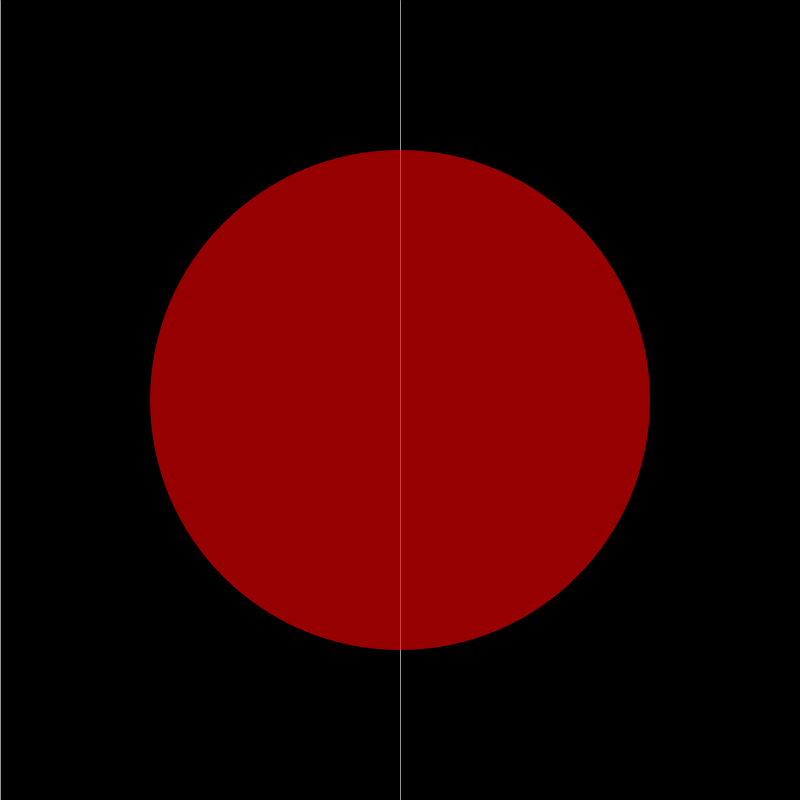
Frame 1 (no input)
Frame 60 (the mouse pressed at the canvas centre just before this capture): identical to frame 1, image omitted
Frame 120 (the mouse held since frame 60 and released just before this capture): blank canvas, image omitted

The Processing sketch that drew this single still picture (run headless with seeded random() and noise(); from frame 60 on, the mouse is pressed at the canvas centre):

// Processing sketch: condicionales
// ── condicionales.pde
void setup(){
  size(800,800);
}

void draw(){
  background(0);
  
  //Dibuja linea en el centro
  stroke(255, 150);
  line(width/2, 0, width/2, height);
  
  //Dibuja una linea que siga al raton en X
  line(mouseX, 0, mouseX, height);
  noStroke();
  
  //Estructura if
  if(mouseX < 200){
    fill(255, 0, 0, 150); //Rojo
    ellipse(width/2, height/2, 500, 500);
  }else if(mouseX > 600){
    rectMode(CENTER);
    fill(0,0, 255, 150); //Azul
    rect(width/2, height/2, 500, 500);
  }
}
